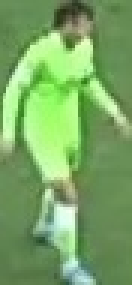
#> input picture output_videos/cropped_img.jpg, 44 x 95 px (shown 3 times larger)
$ jupyter execute color_assignment.ipynb
#> lines starting #> are read from the running program, lines starting #| are printed output that depends on the picture
[cell 1]
import cv2
import matplotlib.pyplot as plt
import numpy as np
from sklearn.cluster import KMeans

[cell 2]
image_path="../output_videos/cropped_img.jpg"
image=cv2.imread(image_path)
#> image is the input picture: shape (95, 44, 3); mean B, G, R 100.3, 166.7, 121.2
image=cv2.cvtColor(image,cv2.COLOR_BGR2RGB)

[cell 3]
plt.imshow(image)
plt.show()

[cell 4]
#taking top half of the image
top_half_image=image[0: int(image.shape[0]/2),:]
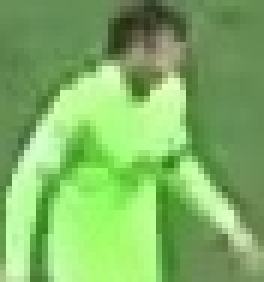
#> top_half_image: shape (47, 44, 3) (shown 6 times larger); mean R, G, B 128, 180.1, 101
plt.imshow(top_half_image)
plt.show()

[cell 5]
#remove background clustering the image
image_2d=top_half_image.reshape(-1,3)
#> image_2d = 2068 rows, first 8: [104, 143, 88], [104, 143, 88], [104, 143, 88], [104, 143, 88], [103, 143, 90], [102, 142, 89], [102, 142, 89], [101, 141, 88]
kmeans=KMeans(n_clusters=2,random_state=0)
kmeans.fit(image_2d)

labels=kmeans.labels_
clustered_image=labels.reshape(top_half_image.shape[0],image.shape[1])

plt.imshow(clustered_image)
plt.show()
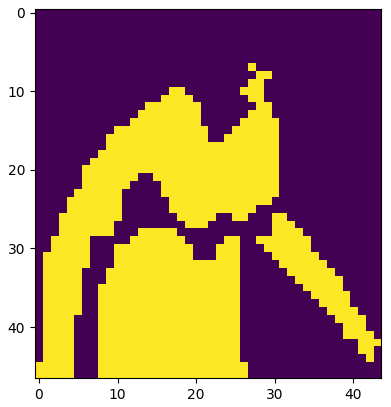
#> figure drawn by matplotlib, 1 panel

[cell 6]
corner_clusters=[clustered_image[0,0],clustered_image[0,-1],clustered_image[-1,0],clustered_image[-1,-1]]
#> corner_clusters = [0, 0, 1, 0]
non_player_cluster=max(set(corner_clusters),key=corner_clusters.count)
#> non_player_cluster = 0
print(non_player_cluster)
#| 0

[cell 7]
player_cluster=1-non_player_cluster
#> player_cluster = 1
print(player_cluster)
#| 1

[cell 8]
kmeans.cluster_centers_[player_cluster]
#> Out = [175.4, 243, 139.8]
